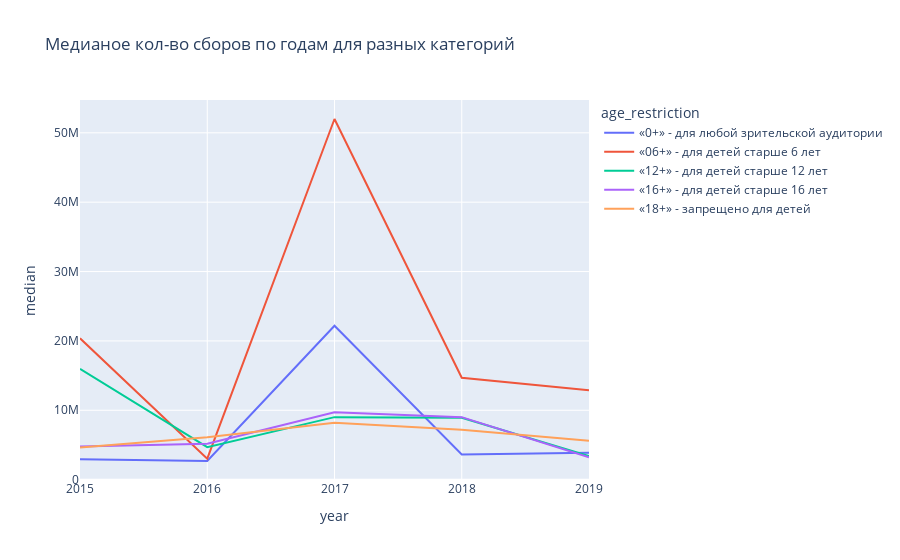
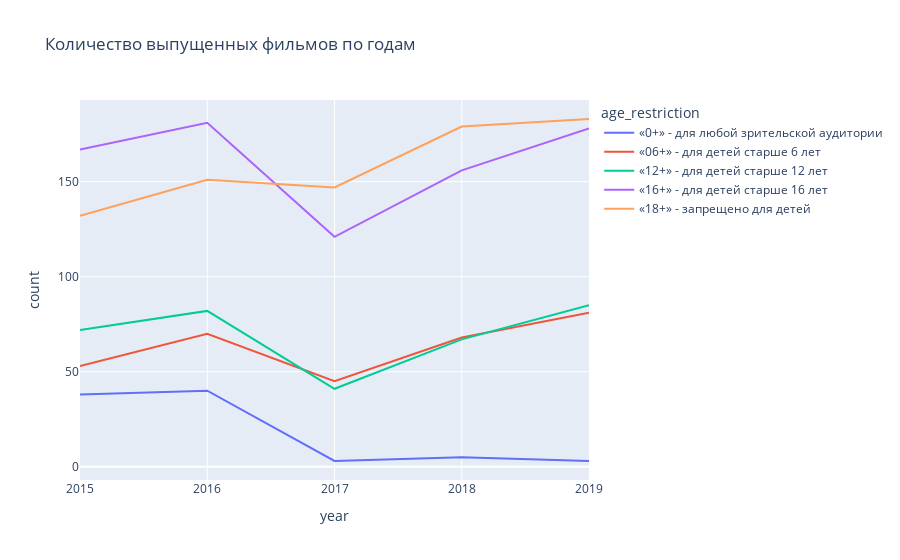
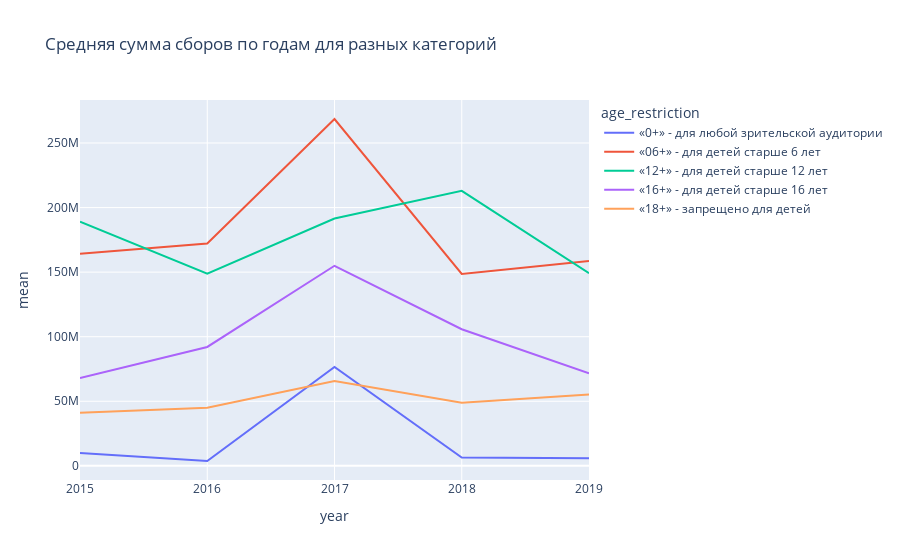

Source (notebook cell) for these figures, in order:
### Code cell
fig = px.line(df_group, x='year', y='median', color='age_restriction', title='Медианое кол-во сборов по годам для разных категорий')
fig.show()
fig = px.line(df_group, x='year', y='count', color='age_restriction', title='Количество выпущенных фильмов по годам')
fig.show()
fig = px.line(df_group, x='year', y='mean', color='age_restriction', title='Средняя сумма сборов по годам для разных категорий')
fig.show()
del df_group, fig

### Figure 1 — Plotly figure (JSON) as saved in the notebook; plotly's stock layout.template omitted (floating-point values rounded to 4 significant figures)
{"data": [{"hovertemplate": "age_restriction=«0+» - для любой зрительской аудитории<br>year=%{x}<br>median=%{y}<extra></extra>", "legendgroup": "«0+» - для любой зрительской аудитории", "line": {"color": "#636efa", "dash": "solid"}, "marker": {"symbol": "circle"}, "mode": "lines", "name": "«0+» - для любой зрительской аудитории", "orientation": "v", "showlegend": true, "type": "scatter", "x": [2015, 2016, 2017, 2018, 2019], "xaxis": "x", "y": [2950000.0, 2688000.0, 22178956, 3617000.0, 3885000.0], "yaxis": "y"}, {"hovertemplate": "age_restriction=«06+» - для детей старше 6 лет<br>year=%{x}<br>median=%{y}<extra></extra>", "legendgroup": "«06+» - для детей старше 6 лет", "line": {"color": "#EF553B", "dash": "solid"}, "marker": {"symbol": "circle"}, "mode": "lines", "name": "«06+» - для детей старше 6 лет", "orientation": "v", "showlegend": true, "type": "scatter", "x": [2015, 2016, 2017, 2018, 2019], "xaxis": "x", "y": [20380000.0, 3026000.0, 51992103, 14690000.0, 12880000.0], "yaxis": "y"}, {"hovertemplate": "age_restriction=«12+» - для детей старше 12 лет<br>year=%{x}<br>median=%{y}<extra></extra>", "legendgroup": "«12+» - для детей старше 12 лет", "line": {"color": "#00cc96", "dash": "solid"}, "marker": {"symbol": "circle"}, "mode": "lines", "name": "«12+» - для детей старше 12 лет", "orientation": "v", "showlegend": true, "type": "scatter", "x": [2015, 2016, 2017, 2018, 2019], "xaxis": "x", "y": [15960000.0, 4691000.0, 9010548, 8932000.0, 3406000.0], "yaxis": "y"}, {"hovertemplate": "age_restriction=«16+» - для детей старше 16 лет<br>year=%{x}<br>median=%{y}<extra></extra>", "legendgroup": "«16+» - для детей старше 16 лет", "line": {"color": "#ab63fa", "dash": "solid"}, "marker": {"symbol": "circle"}, "mode": "lines", "name": "«16+» - для детей старше 16 лет", "orientation": "v", "showlegend": true, "type": "scatter", "x": [2015, 2016, 2017, 2018, 2019], "xaxis": "x", "y": [4785000.0, 5181000.0, 9702077, 9011000.0, 3211000.0], "yaxis": "y"}, {"hovertemplate": "age_restriction=«18+» - запрещено для детей<br>year=%{x}<br>median=%{y}<extra></extra>", "legendgroup": "«18+» - запрещено для детей", "line": {"color": "#FFA15A", "dash": "solid"}, "marker": {"symbol": "circle"}, "mode": "lines", "name": "«18+» - запрещено для детей", "orientation": "v", "showlegend": true, "type": "scatter", "x": [2015, 2016, 2017, 2018, 2019], "xaxis": "x", "y": [4617000.0, 6107000.0, 8212677, 7179466, 5603000.0], "yaxis": "y"}], "layout": {"legend": {"title": {"text": "age_restriction"}, "tracegroupgap": 0}, "title": {"text": "Медианое кол-во сборов по годам для разных категорий"}, "xaxis": {"anchor": "y", "domain": [0, 1], "title": {"text": "year"}}, "yaxis": {"anchor": "x", "domain": [0, 1], "title": {"text": "median"}}}}

### Figure 2 — Plotly figure (JSON) as saved in the notebook; plotly's stock layout.template omitted (floating-point values rounded to 4 significant figures)
{"data": [{"hovertemplate": "age_restriction=«0+» - для любой зрительской аудитории<br>year=%{x}<br>count=%{y}<extra></extra>", "legendgroup": "«0+» - для любой зрительской аудитории", "line": {"color": "#636efa", "dash": "solid"}, "marker": {"symbol": "circle"}, "mode": "lines", "name": "«0+» - для любой зрительской аудитории", "orientation": "v", "showlegend": true, "type": "scatter", "x": [2015, 2016, 2017, 2018, 2019], "xaxis": "x", "y": [38, 40, 3, 5, 3], "yaxis": "y"}, {"hovertemplate": "age_restriction=«06+» - для детей старше 6 лет<br>year=%{x}<br>count=%{y}<extra></extra>", "legendgroup": "«06+» - для детей старше 6 лет", "line": {"color": "#EF553B", "dash": "solid"}, "marker": {"symbol": "circle"}, "mode": "lines", "name": "«06+» - для детей старше 6 лет", "orientation": "v", "showlegend": true, "type": "scatter", "x": [2015, 2016, 2017, 2018, 2019], "xaxis": "x", "y": [53, 70, 45, 68, 81], "yaxis": "y"}, {"hovertemplate": "age_restriction=«12+» - для детей старше 12 лет<br>year=%{x}<br>count=%{y}<extra></extra>", "legendgroup": "«12+» - для детей старше 12 лет", "line": {"color": "#00cc96", "dash": "solid"}, "marker": {"symbol": "circle"}, "mode": "lines", "name": "«12+» - для детей старше 12 лет", "orientation": "v", "showlegend": true, "type": "scatter", "x": [2015, 2016, 2017, 2018, 2019], "xaxis": "x", "y": [72, 82, 41, 67, 85], "yaxis": "y"}, {"hovertemplate": "age_restriction=«16+» - для детей старше 16 лет<br>year=%{x}<br>count=%{y}<extra></extra>", "legendgroup": "«16+» - для детей старше 16 лет", "line": {"color": "#ab63fa", "dash": "solid"}, "marker": {"symbol": "circle"}, "mode": "lines", "name": "«16+» - для детей старше 16 лет", "orientation": "v", "showlegend": true, "type": "scatter", "x": [2015, 2016, 2017, 2018, 2019], "xaxis": "x", "y": [167, 181, 121, 156, 178], "yaxis": "y"}, {"hovertemplate": "age_restriction=«18+» - запрещено для детей<br>year=%{x}<br>count=%{y}<extra></extra>", "legendgroup": "«18+» - запрещено для детей", "line": {"color": "#FFA15A", "dash": "solid"}, "marker": {"symbol": "circle"}, "mode": "lines", "name": "«18+» - запрещено для детей", "orientation": "v", "showlegend": true, "type": "scatter", "x": [2015, 2016, 2017, 2018, 2019], "xaxis": "x", "y": [132, 151, 147, 179, 183], "yaxis": "y"}], "layout": {"legend": {"title": {"text": "age_restriction"}, "tracegroupgap": 0}, "title": {"text": "Количество выпущенных фильмов по годам"}, "xaxis": {"anchor": "y", "domain": [0, 1], "title": {"text": "year"}}, "yaxis": {"anchor": "x", "domain": [0, 1], "title": {"text": "count"}}}}

### Figure 3 — Plotly figure (JSON) as saved in the notebook; plotly's stock layout.template omitted (floating-point values rounded to 4 significant figures)
{"data": [{"hovertemplate": "age_restriction=«0+» - для любой зрительской аудитории<br>year=%{x}<br>mean=%{y}<extra></extra>", "legendgroup": "«0+» - для любой зрительской аудитории", "line": {"color": "#636efa", "dash": "solid"}, "marker": {"symbol": "circle"}, "mode": "lines", "name": "«0+» - для любой зрительской аудитории", "orientation": "v", "showlegend": true, "type": "scatter", "x": [2015, 2016, 2017, 2018, 2019], "xaxis": "x", "y": [9975000.0, 3751000.0, 76530000.0, 6490000.0, 5915000.0], "yaxis": "y"}, {"hovertemplate": "age_restriction=«06+» - для детей старше 6 лет<br>year=%{x}<br>mean=%{y}<extra></extra>", "legendgroup": "«06+» - для детей старше 6 лет", "line": {"color": "#EF553B", "dash": "solid"}, "marker": {"symbol": "circle"}, "mode": "lines", "name": "«06+» - для детей старше 6 лет", "orientation": "v", "showlegend": true, "type": "scatter", "x": [2015, 2016, 2017, 2018, 2019], "xaxis": "x", "y": [164200000.0, 172200000.0, 268600000.0, 148600000.0, 158700000.0], "yaxis": "y"}, {"hovertemplate": "age_restriction=«12+» - для детей старше 12 лет<br>year=%{x}<br>mean=%{y}<extra></extra>", "legendgroup": "«12+» - для детей старше 12 лет", "line": {"color": "#00cc96", "dash": "solid"}, "marker": {"symbol": "circle"}, "mode": "lines", "name": "«12+» - для детей старше 12 лет", "orientation": "v", "showlegend": true, "type": "scatter", "x": [2015, 2016, 2017, 2018, 2019], "xaxis": "x", "y": [189100000.0, 148800000.0, 191500000.0, 212900000.0, 149200000.0], "yaxis": "y"}, {"hovertemplate": "age_restriction=«16+» - для детей старше 16 лет<br>year=%{x}<br>mean=%{y}<extra></extra>", "legendgroup": "«16+» - для детей старше 16 лет", "line": {"color": "#ab63fa", "dash": "solid"}, "marker": {"symbol": "circle"}, "mode": "lines", "name": "«16+» - для детей старше 16 лет", "orientation": "v", "showlegend": true, "type": "scatter", "x": [2015, 2016, 2017, 2018, 2019], "xaxis": "x", "y": [68070000.0, 92070000.0, 154900000.0, 105800000.0, 71650000.0], "yaxis": "y"}, {"hovertemplate": "age_restriction=«18+» - запрещено для детей<br>year=%{x}<br>mean=%{y}<extra></extra>", "legendgroup": "«18+» - запрещено для детей", "line": {"color": "#FFA15A", "dash": "solid"}, "marker": {"symbol": "circle"}, "mode": "lines", "name": "«18+» - запрещено для детей", "orientation": "v", "showlegend": true, "type": "scatter", "x": [2015, 2016, 2017, 2018, 2019], "xaxis": "x", "y": [41150000.0, 44990000.0, 65660000.0, 48940000.0, 55310000.0], "yaxis": "y"}], "layout": {"legend": {"title": {"text": "age_restriction"}, "tracegroupgap": 0}, "title": {"text": "Средняя сумма сборов по годам для разных категорий"}, "xaxis": {"anchor": "y", "domain": [0, 1], "title": {"text": "year"}}, "yaxis": {"anchor": "x", "domain": [0, 1], "title": {"text": "mean"}}}}
